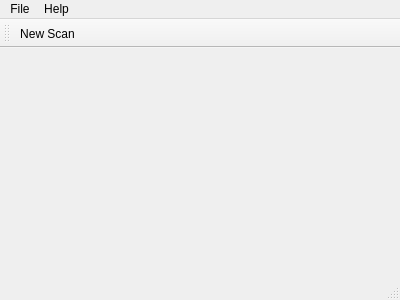
<?xml version="1.0" encoding="UTF-8"?>
<ui version="4.0">
 <class>MainWindow</class>
 <widget class="QMainWindow" name="MainWindow">
  <property name="geometry">
   <rect>
    <x>0</x>
    <y>0</y>
    <width>400</width>
    <height>300</height>
   </rect>
  </property>
  <property name="windowTitle">
   <string>3D KORN SCANNER</string>
  </property>
  <widget class="TDK_CentralWidget" name="centralWidget"/>
  <widget class="QMenuBar" name="menuBar">
   <property name="geometry">
    <rect>
     <x>0</x>
     <y>0</y>
     <width>400</width>
     <height>21</height>
    </rect>
   </property>
   <widget class="QMenu" name="menuFile">
    <property name="title">
     <string>File</string>
    </property>
    <widget class="QMenu" name="menuImport">
     <property name="title">
      <string>Import</string>
     </property>
     <addaction name="mf_ActionImportPointCloudMenuBar"/>
     <addaction name="mf_ActionImportMeshMenuBar"/>
    </widget>
    <widget class="QMenu" name="menuExport">
     <property name="title">
      <string>Export</string>
     </property>
     <addaction name="mf_ActionExportPointCloudMenuBar"/>
     <addaction name="mf_ActionExportMeshMenuBar"/>
    </widget>
    <addaction name="mf_ActionNewScanMenuBar"/>
    <addaction name="separator"/>
    <addaction name="menuImport"/>
    <addaction name="menuExport"/>
    <addaction name="separator"/>
    <addaction name="mf_ActionExitMenuBar"/>
   </widget>
   <widget class="QMenu" name="menuHelp">
    <property name="title">
     <string>Help</string>
    </property>
    <addaction name="mf_ActionAboutMenuBar"/>
   </widget>
   <addaction name="menuFile"/>
   <addaction name="menuHelp"/>
  </widget>
  <widget class="QToolBar" name="mainToolBar">
   <attribute name="toolBarArea">
    <enum>TopToolBarArea</enum>
   </attribute>
   <attribute name="toolBarBreak">
    <bool>false</bool>
   </attribute>
   <addaction name="mf_NewScanToolBar"/>
  </widget>
  <widget class="QStatusBar" name="statusBar"/>
  <action name="mf_NewScanToolBar">
   <property name="text">
    <string>New Scan</string>
   </property>
   <property name="toolTip">
    <string>New Scan</string>
   </property>
  </action>
  <action name="mf_ActionNewScanMenuBar">
   <property name="text">
    <string>New Scan</string>
   </property>
  </action>
  <action name="mf_ActionExitMenuBar">
   <property name="text">
    <string>Exit</string>
   </property>
  </action>
  <action name="mf_ActionAboutMenuBar">
   <property name="text">
    <string>About</string>
   </property>
  </action>
  <action name="mf_ActionImportPointCloudMenuBar">
   <property name="text">
    <string>Point Cloud</string>
   </property>
  </action>
  <action name="mf_ActionImportMeshMenuBar">
   <property name="text">
    <string>Mesh</string>
   </property>
  </action>
  <action name="mf_ActionExportPointCloudMenuBar">
   <property name="text">
    <string>Point Cloud</string>
   </property>
  </action>
  <action name="mf_ActionExportMeshMenuBar">
   <property name="text">
    <string>Mesh</string>
   </property>
  </action>
 </widget>
 <layoutdefault spacing="6" margin="11"/>
 <customwidgets>
  <customwidget>
   <class>TDK_CentralWidget</class>
   <extends>QWidget</extends>
   <header>tdk_centralwidget.h</header>
   <container>1</container>
  </customwidget>
 </customwidgets>
 <resources/>
 <connections/>
</ui>
